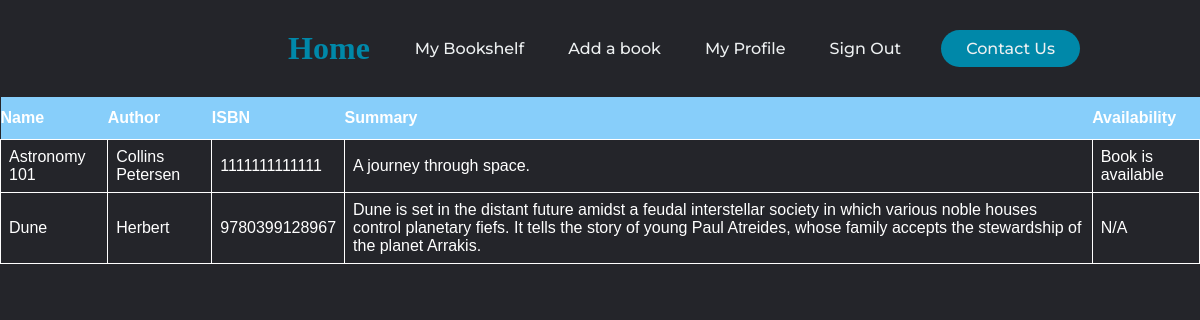
Page /account/bookshelf/ (signed in) on the committed database.
### library/models.py (models this page shows, shortened)
class Book (models.Model):
    owner = models.ForeignKey ("accounts.User",
                                 related_name='owner',
                                 on_delete=models.CASCADE,
                                 default=None)
    genre = models.ForeignKey (Genre,
                               related_name='books',
                               on_delete=models.CASCADE)
    author = models.ForeignKey (Author,
                                related_name='books',
                                on_delete=models.CASCADE)
    title = models.CharField (max_length=50, db_index=True)
    summary = models.TextField (blank=True)
    price = models.DecimalField (max_digits=10, decimal_places=2)
    available = models.BooleanField (default=True)
    slug = models.SlugField (max_length=200, db_index=True)
    isbn = models.CharField(max_length=13, validators=[MinLengthValidator(13)])
    class Meta:
        ordering = ('title',)

class Author (models.Model):
    first_name = models.CharField (max_length=50, db_index=True)
    last_name = models.CharField (max_length=50, db_index=True)
    slug = models.SlugField (max_length=200, db_index=True)
    class Meta:
        ordering = ('last_name',)
        index_together = (('id', 'slug'),)
    def __str__(self):
        return self.last_name

### accounts/views.py (the view)
# urls.py: path('bookshelf/' ,views.myBookShelf, name='myBookShelf'),
@login_required
def myBookShelf(request):
    myBooks = Book.objects.filter (owner_id=request.user)
    return render (request, 'accounts/myBookshelf.html', {'myBooks': myBooks})

### accounts/templates/accounts/myBookshelf.html (shortened to what this page needs)
{% extends "accounts/base.html" %}
{% block content %}
    <table class="listings">
        <th>Name</th>
        <th>Author</th>
        <th>ISBN</th>
        <th>Summary</th>
        <th>Availability</th>
        {% for book in myBooks %}
            <tr class="bg-info">
                <td>{{ book.title }}</td>
                <td>{{ book.author }}</td>
                <td>{{ book.isbn }}</td>
                <td>{{ book.summary }}</td>
                <td>{% if book.available is True %}
                    <p>Book is available</p>
                {% else %}
                    <p>N/A</p>
                {% endif %}
                </td>
            </tr>
        {% endfor %}
    </table>
{% endblock %}

### library/static/css/styles.css (style rules this page uses)
.listings { color: white; font-family: Arial, Helvetica, sans-serif; border-collapse: collapse; margin: auto; width: 100%; }
.listings td, #bookListing th { border: 1px solid white; padding: 8px; }
.listings tr:nth-child(even) { background-color: #f2f2f2; }
.listings th { padding-top: 12px; padding-bottom: 12px; text-align: left; background-color: lightskyblue; color: white; }
* { box-sizing: border-box; margin: 0; padding: 0; background-color: #24252a; }

### rows in the picture
Book: title "Astronomy 101", author "Collins Petersen", isbn "1111111111111", summary "A journey through space.", available "Book is available"
Book: title "Dune", author "Herbert", isbn "9780399128967", summary "Dune is set in the distant future amidst a feudal interstellar society in which various noble houses control planetary fiefs. It tells the story of young Paul Atreides, whose family accepts the stewardship of the planet Arrakis.", available "N/A"
